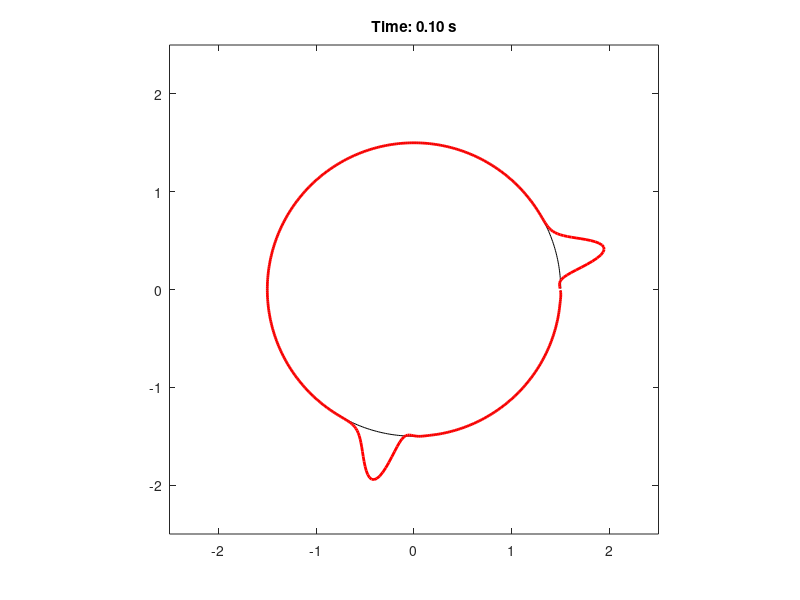

Write MATLAB code to recreate this figure. (Note: this script raises an error after producing the figure.)
% Simplified Linearized Shallow Water Equations on a Great Circle (FVM)
clear; clc;

% Parameters
L = 2*pi; % Length of the domain (0 to 2*pi in spherical coordinates)
N_theta = 500; % Number of control volumes
dtheta = L / N_theta; % Width of each control volume
theta = linspace(0, L, N_theta+1); % Cell edges
theta_center = theta(1:end-1) + dtheta/2; % Cell centers
dt = 0.0025; % Time step
T = 0.1; % Total simulation time
a = 1;%6371e3; % Radius of Earth in meters
phi = pi / 10; % Latitude (fixed)
g = 9.81; % Gravitational acceleration
h0 = 10; % Mean layer depth in meters
f = 2 * 7.2921e-5 * sin(phi); % Coriolis parameter

% Initial conditions: Gaussian pulse for h' and zero velocity
sigma_vals = [pi/8, pi/16, pi/32]; % Width of the Gaussian
sigma_no = 3;
sigma = sigma_vals(sigma_no);
%sigma = pi / 16; 
theta0 = pi / 4; % Center of the Gaussian
h_prime = exp(-((theta_center - theta0) / sigma).^2); % Initial perturbation in wave elevation
v = zeros(size(theta_center)); % Initial velocity

% Exact solution (for comparison, assumes no Coriolis force)
c = sqrt(g * h0); % Wave speed
uexact = @(t) exp(-((mod(theta_center - c*t, L) - theta0) / sigma).^2);
h_exact = @(t) exp(-((mod(theta_center - c*t, L) - theta0) / sigma).^2); % Exact wave profile

% Flux computation function 
compute_flux = @(q_left, q_right) 0.5 * (q_left + q_right); % Upwind or central flux

% Time-stepping loop
time = 0;
h_storage = h_prime; % Storage for wave elevation visualization
t_storage = 0;

while time < T
    % Compute fluxes for h' and v
    h_flux = compute_flux(h_prime, circshift(h_prime, -1));
    v_flux = compute_flux(v, circshift(v, -1));
    
    % Compute finite volume updates (flux differences)
    k_h1 = -h0 / (a * cos(phi)) * (v_flux - circshift(v_flux, 1)) / dtheta;
    k_v1 = -g * (h_flux - circshift(h_flux, 1)) / dtheta - f * v;

    % Stage 2
    h_flux = compute_flux(h_prime + 0.5 * dt * k_h1, circshift(h_prime + 0.5 * dt * k_h1, -1));
    v_flux = compute_flux(v + 0.5 * dt * k_v1, circshift(v + 0.5 * dt * k_v1, -1));
    k_h2 = -h0 / (a * cos(phi)) * (v_flux - circshift(v_flux, 1)) / dtheta;
    k_v2 = -g * (h_flux - circshift(h_flux, 1)) / dtheta - f * (v + 0.5 * dt * k_v1);

    % Stage 3
    h_flux = compute_flux(h_prime + 0.5 * dt * k_h2, circshift(h_prime + 0.5 * dt * k_h2, -1));
    v_flux = compute_flux(v + 0.5 * dt * k_v2, circshift(v + 0.5 * dt * k_v2, -1));
    k_h3 = -h0 / (a * cos(phi)) * (v_flux - circshift(v_flux, 1)) / dtheta;
    k_v3 = -g * (h_flux - circshift(h_flux, 1)) / dtheta - f * (v + 0.5 * dt * k_v2);

    % Stage 4
    h_flux = compute_flux(h_prime + dt * k_h3, circshift(h_prime + dt * k_h3, -1));
    v_flux = compute_flux(v + dt * k_v3, circshift(v + dt * k_v3, -1));
    k_h4 = -h0 / (a * cos(phi)) * (v_flux - circshift(v_flux, 1)) / dtheta;
    k_v4 = -g * (h_flux - circshift(h_flux, 1)) / dtheta - f * (v + dt * k_v3);

    % Update h' and v
    h_prime = h_prime + dt * (1/6 * k_h1 + 1/3 * k_h2 + 1/3 * k_h3 + 1/6 * k_h4);
    v = v + dt * (1/6 * k_v1 + 1/3 * k_v2 + 1/3 * k_v3 + 1/6 * k_v4);

    % Update time
    time = time + dt;

    % Store wave elevation for visualization
    h_storage = [h_storage; h_prime];
    t_storage = [t_storage; time];
end

% Visualization
figure;
r0 = 1.5; % Base radius of the circle
for k = 1:size(h_storage, 1)
    h_exact_k = h_exact(t_storage(k)); % Compute exact solution at time t_storage(k)

    plot(r0*cos(theta_center), -r0*sin(theta_center), 'k'); % Base circle
    hold on;
    %plot((r0 + h_exact_k).*cos(theta_center), -(r0 + h_exact_k).*sin(theta_center), 'b--', 'LineWidth', 1.5); % Exact solution
    %hold on;
    plot((r0 + h_storage(k, :)).*cos(theta_center), -(r0 + h_storage(k, :)).*sin(theta_center), 'r', 'LineWidth', 2); % Numerical solution
    hold off;
    title(['Time: ', num2str(t_storage(k), '%.2f'), ' s']);
    axis equal;
    axis([-2.5, 2.5, -2.5, 2.5]);
    drawnow;
end

%% Save data to mat.file
% Define folder

folder = 'C:\Users\Matteo\Shallow-Water-Equations\dataFNO';
filename = ['linear-SWE-sphere-1d_sigma=',num2str(sigma_no),',T=',num2str(T)];
fullpath = fullfile(folder, filename);
save(fullpath,'h_storage', 't_storage', 'theta');


%% Plot the initial condition

k = 1;

figure;
plot(r0*cos(theta_center), -r0*sin(theta_center), 'k'); % Base circle
hold on;
plot((r0 + h_storage(k, :)).*cos(theta_center), -(r0 + h_storage(k, :)).*sin(theta_center), 'r', 'LineWidth', 2); % Numerical solution
hold off;
%title(['Inital conditions for sigma at time: ', num2str(t_storage(k), '%.2f'), ' s']);
title(['Initial conditions for \sigma = \pi/32']);
%title(['Inital conditions for sigma : ', num2str(sigma, '%.2f'), ' s']);
axis equal;
axis([-2.5, 2.5, -2.5, 2.5]);
drawnow;

% Save the figure as PDF
%exportgraphics(gcf, 'C:/Users/Matteo/Shallow-Water-Equations/plots/SWE-spherical-1d-initial_conditions_sigma3.pdf', 'ContentType', 'vector');
 
